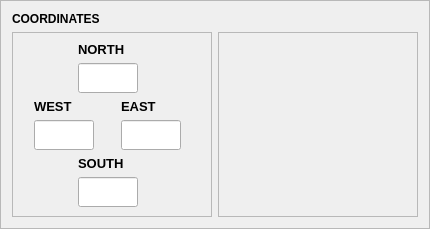
                     <widget class="QFrame" name="frame_coordinates">
                      <property name="styleSheet">
                       <string notr="true"/>
                      </property>
                      <property name="frameShape">
                       <enum>QFrame::Shape::StyledPanel</enum>
                      </property>
                      <property name="frameShadow">
                       <enum>QFrame::Shadow::Raised</enum>
                      </property>
                      <layout class="QGridLayout" name="gridLayout_4">
                       <item row="0" column="0" colspan="2">
                        <widget class="QLabel" name="coordinateLabel">
                         <property name="minimumSize">
                          <size>
                           <width>110</width>
                           <height>0</height>
                          </size>
                         </property>
                         <property name="maximumSize">
                          <size>
                           <width>110</width>
                           <height>20</height>
                          </size>
                         </property>
                         <property name="font">
                          <font>
                           <bold>true</bold>
                          </font>
                         </property>
                         <property name="styleSheet">
                          <string notr="true">border: none;</string>
                         </property>
                         <property name="text">
                          <string>COORDINATES</string>
                         </property>
                         <property name="alignment">
                          <set>Qt::AlignmentFlag::AlignLeading|Qt::AlignmentFlag::AlignLeft|Qt::AlignmentFlag::AlignVCenter</set>
                         </property>
                        </widget>
                       </item>
                       <item row="1" column="0">
                        <widget class="QFrame" name="coord_boxs">
                         <property name="minimumSize">
                          <size>
                           <width>100</width>
                           <height>0</height>
                          </size>
                         </property>
                         <property name="maximumSize">
                          <size>
                           <width>200</width>
                           <height>16777215</height>
                          </size>
                         </property>
                         <property name="styleSheet">
                          <string notr="true">QLabel {
	border: none;
}

</string>
                         </property>
                         <property name="frameShape">
                          <enum>QFrame::Shape::StyledPanel</enum>
                         </property>
                         <property name="frameShadow">
                          <enum>QFrame::Shadow::Raised</enum>
                         </property>
                         <layout class="QVBoxLayout" name="verticalLayout_19">
                          <item>
                           <layout class="QHBoxLayout" name="horizontalLayout_northbox">
                            <item>
                             <spacer name="horizontalSpacer_7">
                              <property name="orientation">
                               <enum>Qt::Orientation::Horizontal</enum>
                              </property>
                              <property name="sizeHint" stdset="0">
                               <size>
                                <width>28</width>
                                <height>13</height>
                               </size>
                              </property>
                             </spacer>
                            </item>
                            <item>
                             <layout class="QVBoxLayout" name="verticalLayout_northbox">
                              <property name="leftMargin">
                               <number>32</number>
                              </property>
                              <item>
                               <widget class="QLabel" name="label_24">
                                <property name="minimumSize">
                                 <size>
                                  <width>100</width>
                                  <height>0</height>
                                 </size>
                                </property>
                                <property name="maximumSize">
                                 <size>
                                  <width>100</width>
                                  <height>16777215</height>
                                 </size>
                                </property>
                                <property name="font">
                                 <font>
                                  <pointsize>10</pointsize>
                                  <bold>true</bold>
                                 </font>
                                </property>
                                <property name="text">
                                 <string>NORTH</string>
                                </property>
                                <property name="alignment">
                                 <set>Qt::AlignmentFlag::AlignBottom|Qt::AlignmentFlag::AlignLeading|Qt::AlignmentFlag::AlignLeft</set>
                                </property>
                               </widget>
                              </item>
                              <item>
                               <widget class="QLineEdit" name="North_value">
                                <property name="sizePolicy">
                                 <sizepolicy hsizetype="Preferred" vsizetype="Preferred">
                                  <horstretch>0</horstretch>
                                  <verstretch>0</verstretch>
                                 </sizepolicy>
                                </property>
                                <property name="minimumSize">
                                 <size>
                                  <width>60</width>
                                  <height>30</height>
                                 </size>
                                </property>
                                <property name="maximumSize">
                                 <size>
                                  <width>60</width>
                                  <height>30</height>
                                 </size>
                                </property>
                               </widget>
                              </item>
                             </layout>
                            </item>
                            <item>
                             <spacer name="horizontalSpacer_8">
                              <property name="orientation">
                               <enum>Qt::Orientation::Horizontal</enum>
                              </property>
                              <property name="sizeHint" stdset="0">
                               <size>
                                <width>28</width>
                                <height>13</height>
                               </size>
                              </property>
                             </spacer>
                            </item>
                           </layout>
                          </item>
                          <item>
                           <layout class="QHBoxLayout" name="horizontalLayout_weast_east_box">
                            <property name="spacing">
                             <number>6</number>
                            </property>
                            <property name="leftMargin">
                             <number>12</number>
                            </property>
                            <item>
                             <spacer name="horizontalSpacer_11">
                              <property name="orientation">
                               <enum>Qt::Orientation::Horizontal</enum>
                              </property>
                              <property name="sizeHint" stdset="0">
                               <size>
                                <width>18</width>
                                <height>13</height>
                               </size>
                              </property>
                             </spacer>
                            </item>
                            <item>
                             <layout class="QVBoxLayout" name="verticalLayout_weastbox">
                              <item>
                               <widget class="QLabel" name="label_25">
                                <property name="minimumSize">
                                 <size>
                                  <width>100</width>
                                  <height>0</height>
                                 </size>
                                </property>
                                <property name="maximumSize">
                                 <size>
                                  <width>100</width>
                                  <height>16777215</height>
                                 </size>
                                </property>
                                <property name="font">
                                 <font>
                                  <pointsize>10</pointsize>
                                  <bold>true</bold>
                                 </font>
                                </property>
                                <property name="text">
                                 <string>WEST</string>
                                </property>
                                <property name="alignment">
                                 <set>Qt::AlignmentFlag::AlignBottom|Qt::AlignmentFlag::AlignLeading|Qt::AlignmentFlag::AlignLeft</set>
                                </property>
                               </widget>
                              </item>
                              <item>
                               <widget class="QLineEdit" name="Weast_value">
                                <property name="sizePolicy">
                                 <sizepolicy hsizetype="Preferred" vsizetype="Preferred">
                                  <horstretch>0</horstretch>
                                  <verstretch>0</verstretch>
                                 </sizepolicy>
                                </property>
                                <property name="minimumSize">
                                 <size>
                                  <width>60</width>
                                  <height>30</height>
                                 </size>
                                </property>
                                <property name="maximumSize">
                                 <size>
                                  <width>60</width>
                                  <height>30</height>
                                 </size>
                                </property>
                               </widget>
                              </item>
                             </layout>
                            </item>
                            <item>
                             <spacer name="horizontalSpacer_9">
                              <property name="orientation">
                               <enum>Qt::Orientation::Horizontal</enum>
                              </property>
                              <property name="sizeHint" stdset="0">
                               <size>
                                <width>18</width>
                                <height>13</height>
                               </size>
                              </property>
                             </spacer>
                            </item>
                            <item>
                             <layout class="QVBoxLayout" name="verticalLayout_eastbox">
                              <item>
                               <widget class="QLabel" name="label_26">
                                <property name="minimumSize">
                                 <size>
                                  <width>100</width>
                                  <height>0</height>
                                 </size>
                                </property>
                                <property name="maximumSize">
                                 <size>
                                  <width>100</width>
                                  <height>16777215</height>
                                 </size>
                                </property>
                                <property name="font">
                                 <font>
                                  <pointsize>10</pointsize>
                                  <bold>true</bold>
                                 </font>
                                </property>
                                <property name="text">
                                 <string>EAST</string>
                                </property>
                                <property name="alignment">
                                 <set>Qt::AlignmentFlag::AlignBottom|Qt::AlignmentFlag::AlignLeading|Qt::AlignmentFlag::AlignLeft</set>
                                </property>
                               </widget>
                              </item>
                              <item>
                               <widget class="QLineEdit" name="East_value">
                                <property name="sizePolicy">
                                 <sizepolicy hsizetype="Preferred" vsizetype="Preferred">
                                  <horstretch>0</horstretch>
                                  <verstretch>0</verstretch>
                                 </sizepolicy>
                                </property>
                                <property name="minimumSize">
                                 <size>
                                  <width>60</width>
                                  <height>30</height>
                                 </size>
                                </property>
                                <property name="maximumSize">
                                 <size>
                                  <width>60</width>
                                  <height>30</height>
                                 </size>
                                </property>
                               </widget>
                              </item>
                             </layout>
                            </item>
                            <item>
                             <spacer name="horizontalSpacer_10">
                              <property name="orientation">
                               <enum>Qt::Orientation::Horizontal</enum>
                              </property>
                              <property name="sizeHint" stdset="0">
                               <size>
                                <width>18</width>
                                <height>13</height>
                               </size>
                              </property>
                             </spacer>
                            </item>
                           </layout>
                          </item>
                          <item>
                           <layout class="QHBoxLayout" name="horizontalLayout_southbox">
                            <item>
                             <spacer name="horizontalSpacer_12">
                              <property name="orientation">
                               <enum>Qt::Orientation::Horizontal</enum>
                              </property>
                              <property name="sizeHint" stdset="0">
                               <size>
                                <width>28</width>
                                <height>13</height>
                               </size>
                              </property>
                             </spacer>
                            </item>
                            <item>
                             <layout class="QVBoxLayout" name="verticalLayout_southbox">
                              <property name="leftMargin">
                               <number>32</number>
                              </property>
                              <item>
                               <widget class="QLabel" name="label_27">
                                <property name="minimumSize">
                                 <size>
                                  <width>100</width>
                                  <height>0</height>
                                 </size>
                                </property>
                                <property name="maximumSize">
                                 <size>
                                  <width>100</width>
                                  <height>16777215</height>
                                 </size>
                                </property>
                                <property name="font">
                                 <font>
                                  <pointsize>10</pointsize>
                                  <bold>true</bold>
                                 </font>
                                </property>
                                <property name="styleSheet">
                                 <string notr="true">border: none;</string>
                                </property>
                                <property name="text">
                                 <string>SOUTH</string>
                                </property>
                                <property name="alignment">
                                 <set>Qt::AlignmentFlag::AlignBottom|Qt::AlignmentFlag::AlignLeading|Qt::AlignmentFlag::AlignLeft</set>
                                </property>
                               </widget>
                              </item>
                              <item>
                               <widget class="QLineEdit" name="South_value">
                                <property name="sizePolicy">
                                 <sizepolicy hsizetype="Preferred" vsizetype="Preferred">
                                  <horstretch>0</horstretch>
                                  <verstretch>0</verstretch>
                                 </sizepolicy>
                                </property>
                                <property name="minimumSize">
                                 <size>
                                  <width>60</width>
                                  <height>30</height>
                                 </size>
                                </property>
                                <property name="maximumSize">
                                 <size>
                                  <width>60</width>
                                  <height>30</height>
                                 </size>
                                </property>
                               </widget>
                              </item>
                             </layout>
                            </item>
                            <item>
                             <spacer name="horizontalSpacer_19">
                              <property name="orientation">
                               <enum>Qt::Orientation::Horizontal</enum>
                              </property>
                              <property name="sizeHint" stdset="0">
                               <size>
                                <width>28</width>
                                <height>13</height>
                               </size>
                              </property>
                             </spacer>
                            </item>
                           </layout>
                          </item>
                         </layout>
                        </widget>
                       </item>
                       <item row="1" column="1">
                        <widget class="QFrame" name="frame_map_coord">
                         <property name="sizePolicy">
                          <sizepolicy hsizetype="Expanding" vsizetype="Preferred">
                           <horstretch>0</horstretch>
                           <verstretch>0</verstretch>
                          </sizepolicy>
                         </property>
                         <property name="minimumSize">
                          <size>
                           <width>200</width>
                           <height>0</height>
                          </size>
                         </property>
                         <property name="styleSheet">
                          <string notr="true"/>
                         </property>
                         <property name="frameShape">
                          <enum>QFrame::Shape::StyledPanel</enum>
                         </property>
                         <property name="frameShadow">
                          <enum>QFrame::Shadow::Raised</enum>
                         </property>
                        </widget>
                       </item>
                      </layout>
                     </widget>
